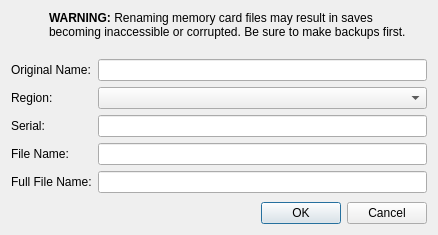
<?xml version="1.0" encoding="UTF-8"?>
<ui version="4.0">
 <class>MemoryCardRenameFileDialog</class>
 <widget class="QDialog" name="MemoryCardRenameFileDialog">
  <property name="geometry">
   <rect>
    <x>0</x>
    <y>0</y>
    <width>438</width>
    <height>235</height>
   </rect>
  </property>
  <property name="windowTitle">
   <string>Rename Memory Card File</string>
  </property>
  <layout class="QGridLayout" name="gridLayout" columnstretch="0,1">
   <item row="0" column="0" colspan="2">
    <layout class="QHBoxLayout" name="horizontalLayout_5">
     <property name="bottomMargin">
      <number>10</number>
     </property>
     <item>
      <widget class="QLabel" name="icon">
       <property name="minimumSize">
        <size>
         <width>32</width>
         <height>32</height>
        </size>
       </property>
       <property name="maximumSize">
        <size>
         <width>32</width>
         <height>32</height>
        </size>
       </property>
       <property name="alignment">
        <set>Qt::AlignmentFlag::AlignLeading|Qt::AlignmentFlag::AlignLeft|Qt::AlignmentFlag::AlignTop</set>
       </property>
      </widget>
     </item>
     <item>
      <widget class="QLabel" name="label_4">
       <property name="text">
        <string>&lt;html&gt;&lt;head/&gt;&lt;body&gt;&lt;p&gt;&lt;span style=&quot; font-weight:700;&quot;&gt;WARNING: &lt;/span&gt;Renaming memory card files may result in saves becoming inaccessible or corrupted. Be sure to make backups first.&lt;/p&gt;&lt;/body&gt;&lt;/html&gt;</string>
       </property>
       <property name="textFormat">
        <enum>Qt::TextFormat::RichText</enum>
       </property>
       <property name="alignment">
        <set>Qt::AlignmentFlag::AlignLeading|Qt::AlignmentFlag::AlignLeft|Qt::AlignmentFlag::AlignTop</set>
       </property>
       <property name="wordWrap">
        <bool>true</bool>
       </property>
      </widget>
     </item>
    </layout>
   </item>
   <item row="1" column="0">
    <widget class="QLabel" name="originalNameLabel">
     <property name="text">
      <string>Original Name:</string>
     </property>
    </widget>
   </item>
   <item row="1" column="1">
    <widget class="QLineEdit" name="originalName">
     <property name="readOnly">
      <bool>true</bool>
     </property>
    </widget>
   </item>
   <item row="2" column="0">
    <widget class="QLabel" name="regionLabel">
     <property name="text">
      <string>Region:</string>
     </property>
    </widget>
   </item>
   <item row="2" column="1">
    <widget class="QComboBox" name="region"/>
   </item>
   <item row="3" column="0">
    <widget class="QLabel" name="serialLabel">
     <property name="text">
      <string>Serial:</string>
     </property>
    </widget>
   </item>
   <item row="3" column="1">
    <widget class="QLineEdit" name="serial"/>
   </item>
   <item row="4" column="0">
    <widget class="QLabel" name="filenameLabel">
     <property name="text">
      <string>File Name:</string>
     </property>
    </widget>
   </item>
   <item row="4" column="1">
    <widget class="QLineEdit" name="filename"/>
   </item>
   <item row="5" column="0">
    <widget class="QLabel" name="fullFilenameLabel">
     <property name="text">
      <string>Full File Name:</string>
     </property>
    </widget>
   </item>
   <item row="5" column="1">
    <widget class="QLineEdit" name="fullFilename"/>
   </item>
   <item row="6" column="0">
    <spacer name="verticalSpacer">
     <property name="orientation">
      <enum>Qt::Orientation::Vertical</enum>
     </property>
     <property name="sizeHint" stdset="0">
      <size>
       <width>20</width>
       <height>0</height>
      </size>
     </property>
    </spacer>
   </item>
   <item row="7" column="0" colspan="2">
    <widget class="QDialogButtonBox" name="buttonBox">
     <property name="standardButtons">
      <set>QDialogButtonBox::StandardButton::Cancel|QDialogButtonBox::StandardButton::Ok</set>
     </property>
    </widget>
   </item>
  </layout>
 </widget>
 <resources/>
 <connections/>
</ui>
